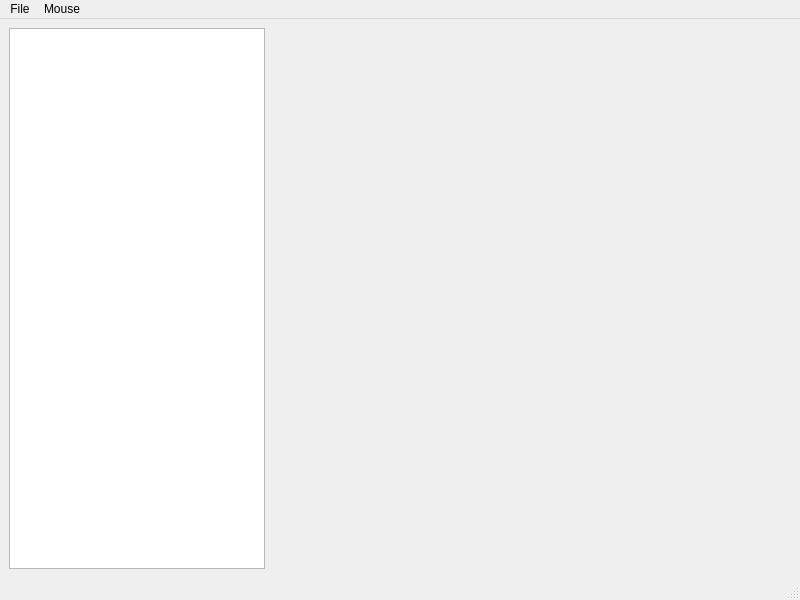
<?xml version="1.0" encoding="UTF-8"?>
<ui version="4.0">
 <class>MainWindow</class>
 <widget class="QMainWindow" name="MainWindow">
  <property name="geometry">
   <rect>
    <x>0</x>
    <y>0</y>
    <width>800</width>
    <height>600</height>
   </rect>
  </property>
  <property name="windowTitle">
   <string>MainWindow</string>
  </property>
  <widget class="QWidget" name="centralwidget">
   <layout class="QHBoxLayout" name="horizontalLayout">
    <item>
     <widget class="QListWidget" name="listWidget">
      <property name="sizePolicy">
       <sizepolicy hsizetype="Maximum" vsizetype="Expanding">
        <horstretch>0</horstretch>
        <verstretch>0</verstretch>
       </sizepolicy>
      </property>
     </widget>
    </item>
    <item>
     <widget class="GLFrame" name="glframe" native="true"/>
    </item>
   </layout>
  </widget>
  <widget class="QMenuBar" name="menubar">
   <property name="geometry">
    <rect>
     <x>0</x>
     <y>0</y>
     <width>800</width>
     <height>25</height>
    </rect>
   </property>
   <widget class="QMenu" name="menuFile">
    <property name="title">
     <string>File</string>
    </property>
   </widget>
   <widget class="QMenu" name="menuMouse">
    <property name="title">
     <string>Mouse</string>
    </property>
    <addaction name="actionCamera_FPS"/>
    <addaction name="actionCamera_Orbit"/>
    <addaction name="separator"/>
    <addaction name="actionForce"/>
    <addaction name="actionTorque"/>
   </widget>
   <addaction name="menuFile"/>
   <addaction name="menuMouse"/>
  </widget>
  <widget class="QStatusBar" name="statusbar"/>
  <action name="actionCamera_FPS">
   <property name="checkable">
    <bool>true</bool>
   </property>
   <property name="checked">
    <bool>true</bool>
   </property>
   <property name="text">
    <string>Camera FPS</string>
   </property>
   <property name="shortcut">
    <string>C</string>
   </property>
  </action>
  <action name="actionCamera_Orbit">
   <property name="checkable">
    <bool>true</bool>
   </property>
   <property name="text">
    <string>Camera Orbit</string>
   </property>
   <property name="shortcut">
    <string>V</string>
   </property>
  </action>
  <action name="actionForce">
   <property name="checkable">
    <bool>true</bool>
   </property>
   <property name="text">
    <string>Force</string>
   </property>
   <property name="shortcut">
    <string>F</string>
   </property>
  </action>
  <action name="actionTorque">
   <property name="checkable">
    <bool>true</bool>
   </property>
   <property name="text">
    <string>Torque</string>
   </property>
   <property name="shortcut">
    <string>T</string>
   </property>
  </action>
 </widget>
 <customwidgets>
  <customwidget>
   <class>GLFrame</class>
   <extends>QWidget</extends>
   <header location="global">interface/glframe.h</header>
   <container>1</container>
  </customwidget>
 </customwidgets>
 <resources/>
 <connections/>
</ui>
